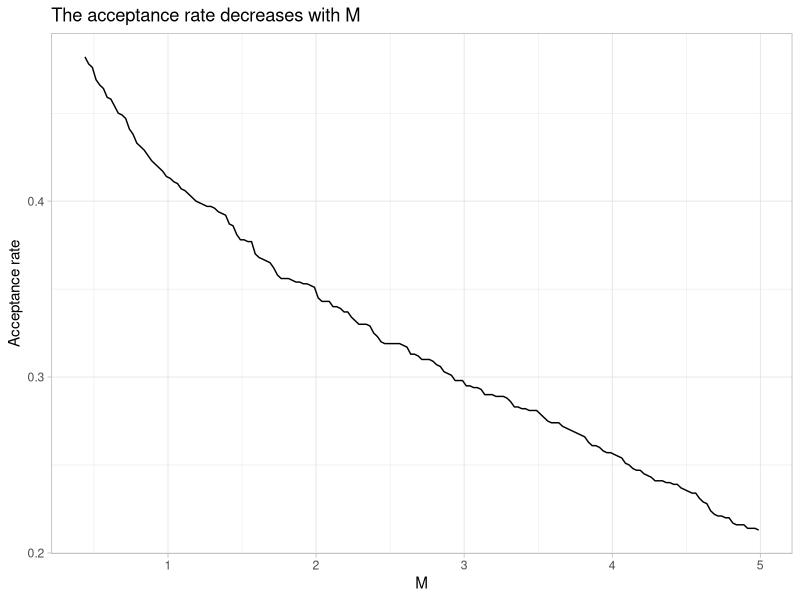
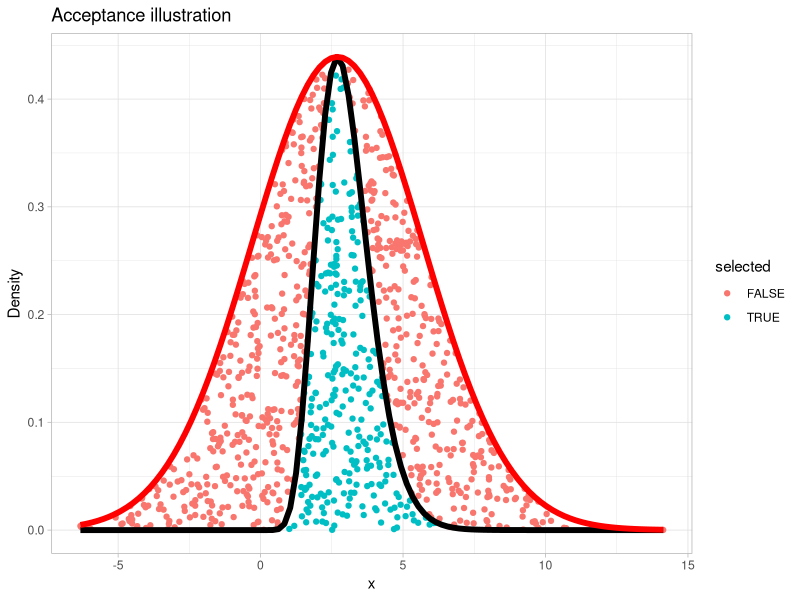

These figures' R source, in order:
# HW10: Rejection sampling for Gamma distribution estimate.
#
# In this exercise, we will go over rejection sampling for estimating
# the gamma distribution Gamma(10, 0.3).
#
# 1. Load the packages `ggplot2`, `tibble` and `tidyverse`.
#    Create a function `f <- function(x)` that takes as input
#    one scalar `x` and returns the gamma density for `shape = 10`
#    and `scale = 0.3`.
#    Example : `f(1) = 0.01664854`.
#    Create a function `g <- function(x)` that takes as input scalar `x` and returns
#    the density of uniform distribution between 0 and 10.
#    Example : `g(2) = 0.1`.
#    These functions will make the computations easier.
#    Find the maximum of `f`.
#    To do that, use `optimize()` to find where `-f` reaches its minimum and
#    and assign it to `mode`. Then, compute the corresponding value for `f` and
#    assign it to `M_best`.
## Do not modify this line!
library(ggplot2)
library(tibble)
library(tidyverse)
f <- function(x) dgamma(x, shape=10, scale = .3)
g <- function(x) dunif(x, 0, 10)
mode <- optimize(f,c(0,10), maximum = T)$maximum
M_best<-f(mode)
# 2. Use `set.seed()` to set seed to `0` and save seed to `seed1` using `.Random.seed`.
#    Create a function `rejection_sampling <- function(M, f, g, seed = 0, n = 1e3)`
#    which takes as input a scalar `M`, two functions `f` and `g`, a seed and a number `n`,
#    and returns samples of `f` between 0 and 10 using rejection sampling.
#    The function should :
#      - set the seed to `seed` using `set.seed()`.
#        Do that inside the function so each call
#        to the function will use the same random seed.
#      - generate `n` samples from `runif(1000, 1, 10)` into `y`
#      - generate `n` samples from `runif(1000, 0, 1)` into `u`
#      - return the values of `y` such that `u < f(y) / (M *  g(y))`.
#    Example: `rejection_sampling(1, f, g, 0, 3)` will return `[1] 2.655087 3.721239`.
## Do not modify this line!
set.seed(0)
seed1 <- .Random.seed
rejection_sampling <- function(M, f, g, seed=0, n=1e3){
  set.seed(seed)
  y <- runif(n, 0, 10)
  u <- runif(n, 0, 1)
  b<-(u < f(y) / (M *  g(y)))
  return(y[b])
}
rejection_sampling(1, f, g, 0, 3)

# 3. Set `n` to `1e3`
#    Generate a tibble `result` which gives the approximated acceptance ratio for
#    different constants M. It should ciontain three columns :
#     - `M` that contains a sequence of number from `M_best` to `5` spaced by `0.025`.
#       You can use `seq()` to generate this sequence.
#     - `Y` that contains samples of the distribution when using rejection sampling
#       with constant `M`. You can use `map()` and `rejection_sampling()` to compute it.
#     - `acceptance_rate` that contains the ratio of samples accepted and `n`
#    `result` should print to:
#    # A tibble: 183 x 3
#          M Y           acceptance_rate
#      <dbl> <list>                <dbl>
#    1 0.439 <dbl [482]>           0.482
#    2 0.464 <dbl [478]>           0.478
#    3 0.489 <dbl [476]>           0.476
#    4 0.514 <dbl [469]>           0.469
#    5 0.539 <dbl [466]>           0.466
#    6 0.564 <dbl [464]>           0.464
#    7 0.589 <dbl [459]>           0.459
#    8 0.614 <dbl [458]>           0.458
#    9 0.639 <dbl [454]>           0.454
#    10 0.664 <dbl [450]>           0.45
#    # … with 173 more rows
## Do not modify this line!
n <- 1e3
result <- tibble(M=seq(M_best, 5, .025))%>%
  mutate(Y = map(M, rejection_sampling, f=f, g=g),
         acceptance_rate=map(Y, function(x) length(x)/n))%>%
  unnest(acceptance_rate)

result
# 4. Now, let's plot it to see how acceptance ratio changes:
#    - use `ggplot()` to initialize the plot object.
#    - use `geom_line()` to plot the line.
#    - use `labs` with `x` set to `"M"`, `y` set to `"Acceptance rate"` and
#      `title` set to `"The acceptance rate decreases with M"`.
#    - use `theme_light()` to set a light background.
#    Save the plot to `acceptance_plot`.
## Do not modify this line!

acceptance_plot <- ggplot(result)+
  geom_line(aes(M, acceptance_rate))+
  labs(x = "M",
       y = "Acceptance rate",
       title = "The acceptance rate decreases with M")+
  theme_light()
acceptance_plot

# 5. As we were using a distribution defined between 0 and 10, it won't help
#    estimating the whole distribution.
#    We now want to sample from a distribution defined on `[0, Inf)`,
#    and we'll use the Gaussian which is supported on `(-Inf, Inf)`.
#    In order to get the smallest `M` value possible, we can decide to sample from
#    a Gaussian that has the same mode as `f`.
#    Create a function `g2(x)` that represents the gaussian density centered
#    at `mode` with standard deviation `sd = 3`.
#    Compute the new value for `M2`. (It is equal to the maximum of `f/g`,
#    and equal to the value of `f/g` at `mode`.)
#    Set the seed to `1` and save it to `seed` using `.Random.seed`.
#    Generate tibble `result2`, in which :
#     - the first column `y` represents a `n` absolute values of samples from
#       normal distribution with mean `mode` and `sd = 3`. You can use `rnorm()`.
#     - the second column `u` represents `n` samples from uniform distribution
#       between 0 and 1 using `runif()`,
#     - the third column `likelihood_ratio` is the ratio of `f(y)` and `M2 * g(y)`
#     - the fourth column `selected` is set to boolean `u < likelihood_ratio`.
#    `result2` should print to:
#    # A tibble: 10,000 x 4
#    y     u likelihood_ratio selected
#    <dbl> <dbl>            <dbl> <lgl>
#    1 0.821 0.211      0.0142      FALSE
#    2 3.25  0.115      0.862       TRUE
#    3 0.193 0.145      0.000000296 FALSE
#    4 7.49  0.310      0.00408     FALSE
#    5 3.69  0.150      0.649       TRUE
#    6 0.239 0.527      0.00000168  FALSE
#    7 4.16  0.118      0.423       TRUE
#    8 4.91  0.477      0.179       FALSE
#    9 4.43  0.308      0.319       TRUE
#    10 1.78  0.305      0.533       TRUE
#    # … with 9,990 more rows
## Do not modify this line!
g2 <- function(x){
  dnorm(x, mean = mode, sd = 3)
}
f_dev_g <- function(x){
  -1*f(x)/g2(x)
}
mod2 <- optimize(f_dev_g, lower = 0, upper = 10)
mode2 <- mod2[[1]]
(M2 <- -1*f_dev_g(mode2))
set.seed(1)
seed <- .Random.seed
result2 <- tibble(y = rnorm(n, mode, sd = 3),
                  u = runif(n, 0 ,1),
                  likelihood_ratio = f(y) / (M2 * g2(y)),
                  selected = u < likelihood_ratio)
result2
# 6. To visualize it, let's plot the two distributions with the accepted and
#    rejected samples.
#    - Use `ggplot()` to initialize plot object, in which the aesthetics are
#      set to `aes(x = y)`.
#    - Use `geom_point()` to draw sampled points with `data` set to `result2`,
#      and the aesthetics set so that you plot `M2 * u(y) * g2(y)` against `y`,
#      and `color` to `selected`.
#    - Use `stat_function()` to draw the plot of density `f` with `size = 2`.
#    - Use `stat_function()` to draw the plot of density `M2 * g2`
#      setting `color` to `"red"` and  `size = 2`.
#    - Use `labs()` to generate axis labels `x` to `"x"`, `y` to `"Density"`
#      and `title` to `"Acceptance illustration"`
#    - Use `theme_light()`.
#   Save it to `good_rejection_sampling_plot`.
## Do not modify this line!
good_rejection_sampling_plot <- ggplot(result2, aes(x=y))+
  geom_point(aes(y=M2*u*g2(y), color = selected))+
  stat_function(aes(x=y), fun = f, size=2)+
  stat_function(aes(x=y), fun = function(x) M2*g2(x), color="red", size=2)+
  labs(x="x",
       y= "Density",
       title = "Acceptance illustration")+
  theme_light()
good_rejection_sampling_plot


